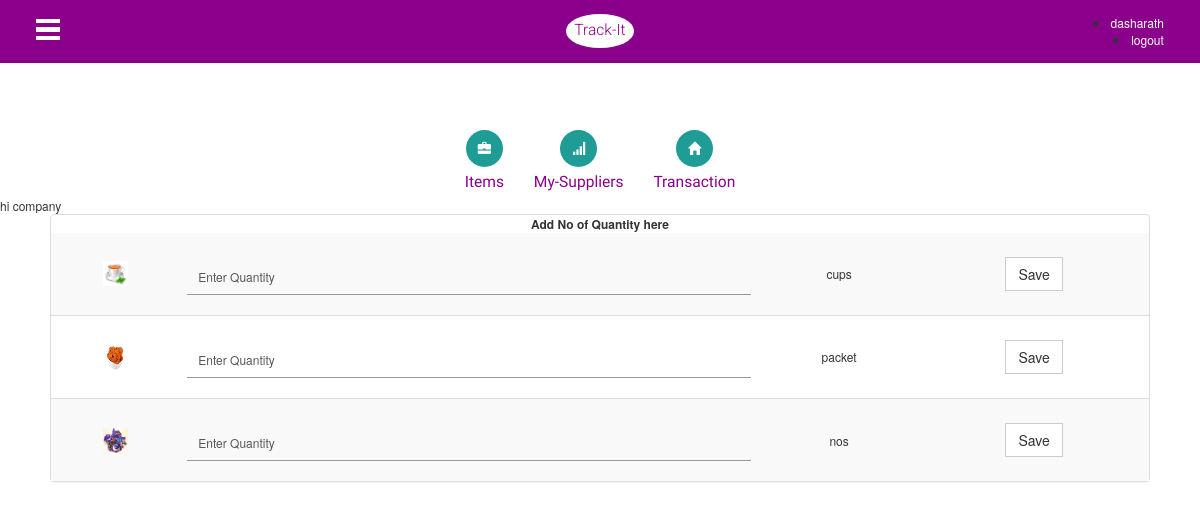
Screenshot of /expans/ (signed in) with the database file from the repository.
### expans/models.py (models this page shows, shortened)
class Item(models.Model):
	name = models.CharField(max_length=200,unique=True)
	picture = models.ImageField(upload_to='item_pics', blank=False)
	class Meta:
	        db_table="Item"

class Mylist(models.Model):
	org=models.ForeignKey(Oraganization)
	sup=models.ForeignKey(Supplier)
	item=models.ForeignKey(Item)
	measured=models.CharField(max_length=128)
	price=models.PositiveIntegerField()
	class Meta:
		db_table="Mylist"
		unique_together=(("org","item"),)

### expans/views.py (the view)
@login_required
def index(request):
    context = RequestContext(request,{'user': request.user})
    try:
        u=Oraganization.objects.get(user=request.user)
        return company(request)
    except:
        return supplier(request)

### expans/forms.py
class MylistForm(forms.Form):
    measured=forms.CharField(help_text="qnty measured in")
    price=forms.IntegerField(help_text="price per quantity")

### expans/views.py (called while the page is built)
@login_required
def company(request):
    org=Oraganization.objects.get(user=request.user)
    mylist = Mylist.objects.filter(org=org)
    if mylist:
        return company_home(request)
    else:
        return select_Item(request)
    return company(request)

@login_required
def company_home(request):
    context = RequestContext(request)
    item_list=get_item_list()
    supplier_list=get_supplier_list()
    form = MylistForm()
    context_dict = {'item_list': item_list,
                    'supplier_list':supplier_list,
                    'form':form,
                    }
    org_u=Oraganization.objects.get(user=request.user)
    mylist=Mylist.objects.filter(org=org_u.id)
    context_dict['mylist']=mylist
    return render_to_response('expans/company/company_home.html',context_dict,context)

def get_item_list():
    item_list = []
    item_list = Item.objects.filter()
    return item_list

def get_supplier_list():
    supplier_list = []
    supplier_list = Supplier.objects.filter()
    return supplier_list

### templates/expans/company/company_home.html (shortened to what this page needs)
{% extends "expans/company/company_base.html" %}
{% load static %}
{% block body_block %}
<div class="row">
      <div class="panel panel-default text-center">
          <strong>Add No of Quantity here</strong>
            {% if mylist %}
            <table align="center" class="table table-striped">
              {% if item_list %}
                 {% for m in mylist %}
                    {% for i in item_list %}
                          {% ifequal i.id m.item.id %}
                          <tr>
                            <form class="form-supplier"  method="post" action="/expans/company_add_entry/{{m.id}}/"enctype="multipart/form-data">
                           <td>
                         <img src="{{ i.picture.url }}" alt="" class="circle" width="25px" height="25px">
                            </td>
                             <td>
                          <div class="login-form">
                          <div class="styled-input">
                              <input type="text" name="qnty" pattern="[0-9]+" required=""/>
                              <label>Enter Quantity</label>
                             </div>
                             </div>
                             </td>
                             <td>
                             {{m.measured}}
                             </td>
                             <td>
                              <button class="btn btn-default" style="border-radius: 0px;" type="submit">Save</button>
                              </td>
                          </form>
                          </tr>
                          {%endifequal%}
                        {% endfor %}
                      {% endfor %}
                    {% endif %}
                  {% else %}
                  </table>
                  No item selected... add to my list.....
            {% endif %}
  </div>
</div>
{% endblock %}

### templates/expans/company/company_base.html (shortened to what this page needs)
<!DOCTYPE html>
<html lang="en">
{% load static %}
<head>
    <link href="{% static 'css/bootstrap.css' %}" type="text/css" rel="stylesheet" media="all">
    <link href="{% static 'css/style.css' %}" type="text/css" rel="stylesheet" media="all">
    <link rel="stylesheet" href="{% static 'css/ken-burns.css'%}" type="text/css" media="all" />
</head>
<body class="bg">
  <div class="agile-main">
    <div class="content-wrap">
      <div class="header">
        <div class="menu-icon">
          <button class="menu-button">Home</button>
        </div>
        <div class="logo">
          <h2><a href="/expans/company/">Track-It</a></h2>
        </div>
          <div class="login">
              {% if user.is_authenticated %}
              <li> <a style="color: white" href="/expans/company/profile/">{{user.username}}</a></li>
               <li> <a style="color: white" href="/expans/logout/">logout</a></li>
              {% endif %}
          </div>
      </div>
      <div class="content">
            {% if user.is_authenticated %}
                <div class="welcome">
                  <div class="welcome-info">
                    <div class="bs-example bs-example-tabs">
                      <ul class=" nav-tabs">
                        <li role="presentation" class="active"><a href="/expans/company/">
                          <span class="glyphicon glyphicon-briefcase"></span>
                          <h5>Items</h5>
                        </a></li>
                        <li role="presentation" class="active"><a href="/expans/company_mylist/">
                          <span class="glyphicon glyphicon-signal"></span>
                          <h5> My-Suppliers</h5>
                        </a></li>
                        <li role="presentation" class="active"><a href="/expans/company_transaction/">
                          <span class="glyphicon glyphicon-home"></span>
                          <h5>Transaction</h5>
                        </a></li>
                      </ul>
                    </div>
                  </div>
                </div>
                {% endif %}
hi company
            {% block body_block %}
            {% endblock %}
      </div>
      </div>
    </div>
</body>
</html>

### static/css/style.css (style rules this page uses)
body { margin:0; font-family: 'Roboto', sans-serif; background:url(../images/bg.jpg)repeat 0px 0px; background-size:cover; }
body a { transition: 0.5s all; -webkit-transition: 0.5s all; -moz-transition: 0.5s all; -o-transition: 0.5s all; -ms-transition: 0.5s all; text-decoration:none; }
h1,h2,h3,h4,h5,h6 { margin:0; font-family: 'Abel', sans-serif; }
ul,label { margin:0; padding:0; }
.bg { background: #fff; }
.header { background: #8b008b; padding: 1.2em 3em; }
.menu-icon,.logo,.login { float: left; width: 33.33%; }
.logo { text-align: center; }
.logo h2 { font-size: 1.3em; font-family: 'Roboto', sans-serif; }
.logo h2 a { color: #8b008b; background: #fff; font-weight: 300; border-radius: 50%; padding: 8px; display: inline-block; text-decoration:none; }
.login { text-align: right; }
.container, .content-wrap { overflow: hidden; width: 100%; height: 100%; }
.content { position: relative; }
.content::before { position: absolute; top: 0; left: 0; z-index: 10; width: 100%; height: 100%; background: rgba(0,0,0,0.3); content: ''; opacity: 0; -webkit-transform: translate3d(100%,0,0); -moz-transform: translate3d(100%,0,0); -o-transform: translate3d(100%,0,0); -ms-transform: translate3d(100%,0,0); transform: translate3d(100%,0,0); -webkit-transition: opacity 0.4s, -webkit-transform 0s 0.4s; -moz-transition: opacity 0.4s, -moz-transform 0s 0.4s; transition: opacity 0.4s, transform 0s 0.4s; -webkit-transition-timing-function: cubic-bezier(0.7,0,0.3,1); -moz-transition-timing-function: cubic-bezier(0.7,0,0.3,1); transition-timing-function: cubic-bezier(0.7,0,0.3,1); }
.menu-button { position: relative; z-index: 1000; padding: 0; width: 2.5em; height: 2.2em; border: none; text-indent: 2.8em; font-size: 0.8em; color: transparent; background: transparent; outline: none; margin: .5em 0; }
.menu-button::before { position: absolute; top: 0; right: 0; bottom: 0; left: 0; background: -webkit-linear-gradient(#ffffff 20%, transparent 20%, transparent 40%, #ffffff 40%, #ffffff 60%, transparent 60%, transparent 80%, #ffffff 80%); background: linear-gradient(#ffffff 20%, transparent 20%, transparent 40%, #ffffff 40%, #ffffff 60%, transparent 60%, transparent 80%, #ffffff 80%); content: ''; }
.welcome { padding: 3.5em 5em 0; }
.welcome-info { text-align: center; }
.welcome .bs-example.bs-example-tabs .nav-tabs { border: none; margin: 2em 0 .5em; }
.welcome .bs-example-tabs ul.nav-tabs li { display: inline-block; float: none; }
.welcome .bs-example-tabs ul.nav-tabs li:nth-child(2) { margin: 0 2.2em; }
.welcome .bs-example-tabs ul.nav-tabs li a { display: block; outline: none; border: none; margin: 0; }
.nav-tabs li a span.glyphicon { font-size: 1.1em; color: #fff; background: #8b008b; padding: 0.9em; -webkit-border-radius: 50%; -moz-border-radius: 50%; border-radius: 50%; -webkit-transition:.5s all; -moz-transition:.5s all; transition:.5s all; }
.nav-tabs li a h5 { font-size: 1.3em; color: #1e9c95; margin-top: 0.5em; }
.welcome span.glyphicon { font-size: 1em; color: #fff; padding: 3px; }
.nav-tabs > li.active >a h5 { color: #8b008b; }
.nav-tabs > li.active a span.glyphicon { background: #1e9c95; }
.login-form input[type="text"], .login-form input[type="password"] { font-size: 1em; color: #555; padding: 0.5em 1em; border: 0; width: 100%; border-bottom: 1px solid #999; background: none; -webkit-appearance: none; }
.styled-input { width:100%; margin: 2em 0 1em; position: relative; }
.styled-input label { color: #555; padding: 0.5em .9em; position: absolute; top: 0; left: 0; -webkit-transition: all 0.3s; -moz-transition: all 0.3s; transition: all 0.3s; pointer-events: none; font-weight: 400; font-size: 1em; display: block; line-height: 1em; }

### templates/expans/company/company_base.html (style rules this page uses)
body { font-family: "Helvetica Neue", Helvetica, Arial, sans-serif; font-size: 12px; line-height: 1.42; color: #333; }

### templates/expans/company/company_home.html (style rules this page uses)
.row { margin-right: 50px; margin-left: 50px; }

### rows the page displays
Mylist: measured "cups"
Item: picture (picture)
Mylist: measured "packet"
Item: picture (picture)
Mylist: measured "nos"
Item: picture (picture)

### other values shown
{{ user.username }} "dasharath"
